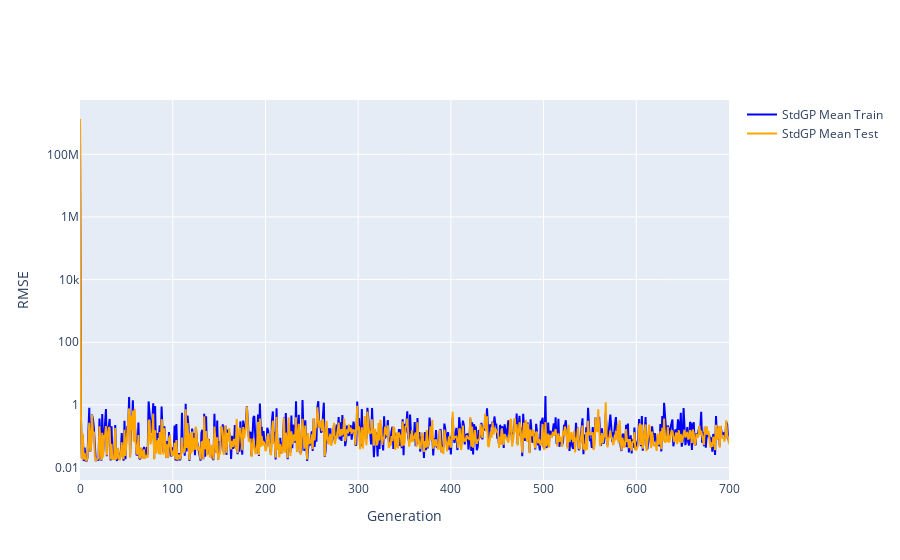

The notebook cell this image was saved under:
### Code cell
plot_mean_learning_curves('Istanbul', 'StdGP')

### Figure 1 — Plotly figure (JSON) as saved in the notebook; plotly's stock layout.template omitted (floating-point values rounded to 4 significant figures; data arrays with more than 128 entries replaced by an {"elided": "..."} marker saying what was removed)
{"data": [{"line": {"color": "blue"}, "mode": "lines", "name": "StdGP Mean Train", "type": "scatter", "x": {"elided": "701 str values"}, "y": {"elided": "701 float values"}}, {"line": {"color": "orange"}, "mode": "lines", "name": "StdGP Mean Test", "type": "scatter", "x": {"elided": "701 str values"}, "y": {"elided": "701 float values"}}], "layout": {"showlegend": true, "xaxis": {"tickvals": [0, 100, 200, 300, 400, 500, 600, 700], "title": {"text": "Generation"}}, "yaxis": {"title": {"text": "RMSE"}, "type": "log"}}}
